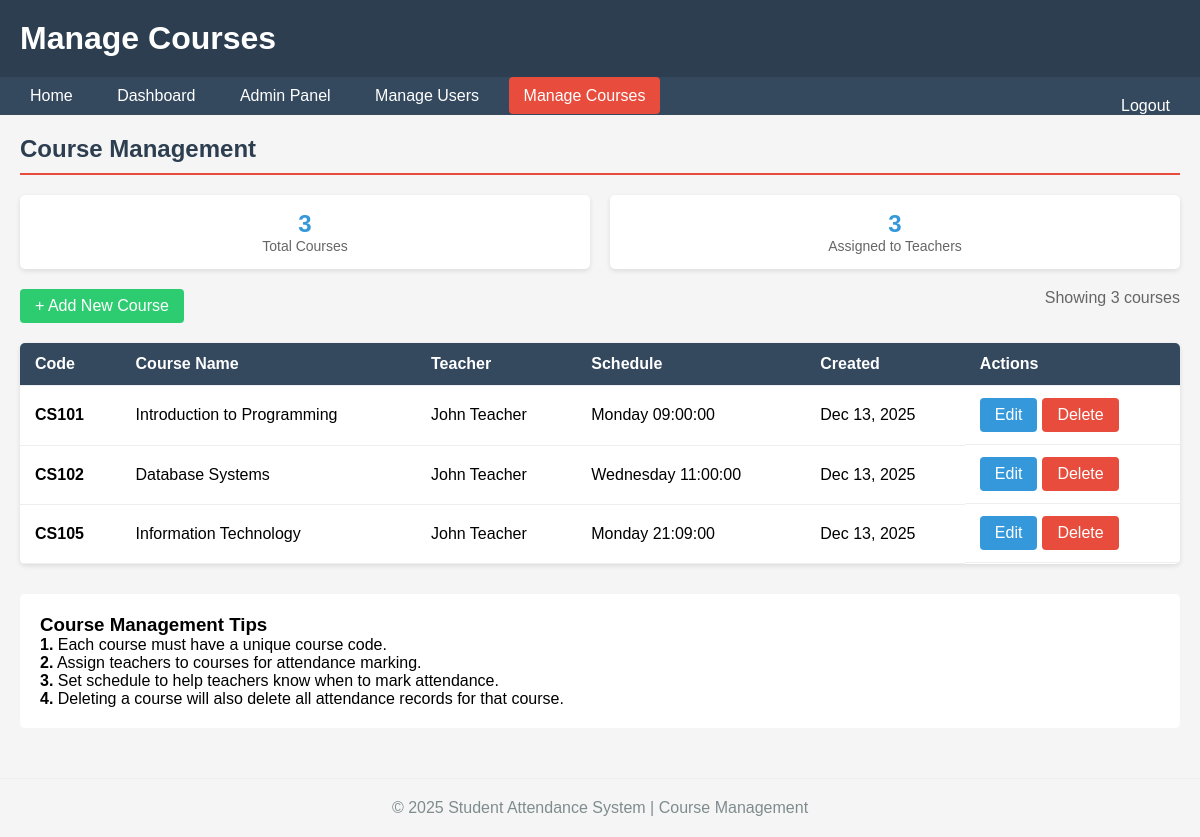
Screenshot of /manage_courses.php (signed in) with the database file from the repository.
### tables this page shows
CREATE TABLE `courses` (
  `course_id` int(11) NOT NULL,
  `course_code` varchar(20) NOT NULL,
  `course_name` varchar(200) NOT NULL,
  `teacher_id` int(11) DEFAULT NULL,
  `schedule_day` varchar(20) DEFAULT NULL,
  `schedule_time` time DEFAULT NULL,
  `created_at` timestamp NOT NULL DEFAULT current_timestamp()
);

CREATE TABLE `users` (
  `id` int(11) NOT NULL,
  `username` varchar(50) NOT NULL,
  `email` varchar(100) NOT NULL,
  `password` varchar(255) NOT NULL,
  `role` enum('admin','teacher','student') NOT NULL,
  `full_name` varchar(100) NOT NULL,
  `created_at` timestamp NOT NULL DEFAULT current_timestamp()
);

### manage_courses.php (the view, shortened to what this page needs)
<?php
$conn = db_connect();
$action = $_GET['action'] ?? 'list';
switch ($action) {
        ?>
        <?php
    default:
    case 'list':
        try {
            $sql = "SELECT c.*, u.full_name as teacher_name
                   FROM courses c
                   LEFT JOIN users u ON c.teacher_id = u.id
                   ORDER BY c.course_code";
            $stmt = $conn->query($sql);
            $courses = $stmt->fetchAll();
        } catch (PDOException $e) {
            $error = "Error loading courses: " . $e->getMessage();
        }
        ?>
        <!DOCTYPE html>
        <html>
        <head>
        </head>
        <body>
            <div class="header">
                <h1>Manage Courses</h1>
            </div>
            <div class="nav">
                <a href="index.php">Home</a>
                <a href="dashboard.php">Dashboard</a>
                <a href="admin.php">Admin Panel</a>
                <a href="manage_users.php">Manage Users</a>
                <a href="manage_courses.php" style="background:#e74c3c;">Manage Courses</a>
                <a href="logout.php" style="float:right;">Logout</a>
            </div>
            <div class="container">
                <h2 class="page-title">Course Management</h2>
                <?php
                $total_courses = count($courses);
                $courses_with_teacher = 0;
                foreach ($courses as $course) {
                    if (!empty($course['teacher_id'])) {
                        $courses_with_teacher++;
                    }
                }
                ?>
                <div class="stats">
                    <div class="stat-card">
                        <div class="stat-number"><?php echo $total_courses; ?></div>
                        <div class="stat-label">Total Courses</div>
                    </div>
                    <div class="stat-card">
                        <div class="stat-number"><?php echo $courses_with_teacher; ?></div>
                        <div class="stat-label">Assigned to Teachers</div>
                    </div>
                </div>
                <div style="margin-bottom: 20px;">
                    <a href="manage_courses.php?action=add" class="btn btn-success">+ Add New Course</a>
                    <span style="float:right; color:#666;">Showing <?php echo $total_courses; ?> courses</span>
                </div>
                <table class="table">
                    <thead>
                        <tr>
                            <th>Code</th>
                            <th>Course Name</th>
                            <th>Teacher</th>
                            <th>Schedule</th>
                            <th>Created</th>
                            <th>Actions</th>
                        </tr>
                    </thead>
                    <tbody>
                        <?php foreach ($courses as $course): ?>
                        <tr>
                            <td><strong><?php echo htmlspecialchars($course['course_code']); ?></strong></td>
                            <td><?php echo htmlspecialchars($course['course_name']); ?></td>
                            <td><?php echo htmlspecialchars($course['teacher_name'] ?? 'Not Assigned'); ?></td>
                            <td>
                                <?php if ($course['schedule_day'] && $course['schedule_time']): ?>
                                    <?php echo htmlspecialchars($course['schedule_day'] . ' ' . $course['schedule_time']); ?>
                                <?php else: ?>
                                    Not Scheduled
                                <?php endif; ?>
                            </td>
                            <td><?php echo date('M d, Y', strtotime($course['created_at'])); ?></td>
                            <td class="action-buttons">
                                <a href="manage_courses.php?action=edit&id=<?php echo $course['course_id']; ?>" class="btn">Edit</a>
                                <a href="manage_courses.php?action=delete&id=<?php echo $course['course_id']; ?>"
                                   class="btn btn-danger"
                                   onclick="return confirm('Are you sure you want to delete this course? All attendance records for this course will also be deleted.')">Delete</a>
                            </td>
                        </tr>
                        <?php endforeach; ?>
                    </tbody>
                </table>
                <div style="margin-top: 30px; background: white; padding: 20px; border-radius: 5px;">
                    <h3>Course Management Tips</h3>
                    <p><strong>1.</strong> Each course must have a unique course code.</p>
                    <p><strong>2.</strong> Assign teachers to courses for attendance marking.</p>
                    <p><strong>3.</strong> Set schedule to help teachers know when to mark attendance.</p>
                    <p><strong>4.</strong> Deleting a course will also delete all attendance records for that course.</p>
                </div>
            </div>
            <div class="footer">
                <p>© 2025 Student Attendance System | Course Management</p>
            </div>
        </body>
        </html>
        <?php
        break;
}
?>

### manage_courses.php (style rules this page uses)
* { margin: 0; padding: 0; box-sizing: border-box; }
body { font-family: Arial, sans-serif; background: #f5f5f5; }
.header { background: #2c3e50; color: white; padding: 20px; }
.nav { background: #34495e; padding: 10px; }
.nav a { color: white; text-decoration: none; padding: 10px 15px; margin: 0 5px; border-radius: 4px; }
.container { max-width: 1200px; margin: 0 auto; padding: 20px; }
.page-title { color: #2c3e50; margin-bottom: 20px; padding-bottom: 10px; border-bottom: 2px solid #e74c3c; }
.table { width: 100%; border-collapse: collapse; background: white; border-radius: 5px; overflow: hidden; box-shadow: 0 2px 5px rgba(0,0,0,0.1); }
.table th, .table td { padding: 12px 15px; text-align: left; border-bottom: 1px solid #eee; }
.table th { background: #34495e; color: white; }
.btn { background: #3498db; color: white; padding: 8px 15px; text-decoration: none; border-radius: 4px; display: inline-block; }
.btn-success { background: #2ecc71; }
.btn-danger { background: #e74c3c; }
.action-buttons { display: flex; gap: 5px; }
.footer { text-align: center; padding: 20px; margin-top: 30px; color: #7f8c8d; border-top: 1px solid #eee; }
.stats { display: flex; gap: 20px; margin-bottom: 20px; }
.stat-card { background: white; padding: 15px; border-radius: 5px; flex: 1; text-align: center; box-shadow: 0 2px 5px rgba(0,0,0,0.1); }
.stat-number { font-size: 24px; font-weight: bold; color: #3498db; }
.stat-label { color: #666; font-size: 14px; }

### rows the page displays
courses: course_code "CS101", course_name "Introduction to Programming", teacher.full_name "John Teacher", schedule_day+schedule_time "Monday 09:00:00", created_at "Dec 13, 2025"
courses: course_code "CS102", course_name "Database Systems", teacher.full_name "John Teacher", schedule_day+schedule_time "Wednesday 11:00:00", created_at "Dec 13, 2025"
courses: course_code "CS105", course_name "Information Technology", teacher.full_name "John Teacher", schedule_day+schedule_time "Monday 21:09:00", created_at "Dec 13, 2025"

### other values shown
$total_courses "3"
$courses_with_teacher "3"
